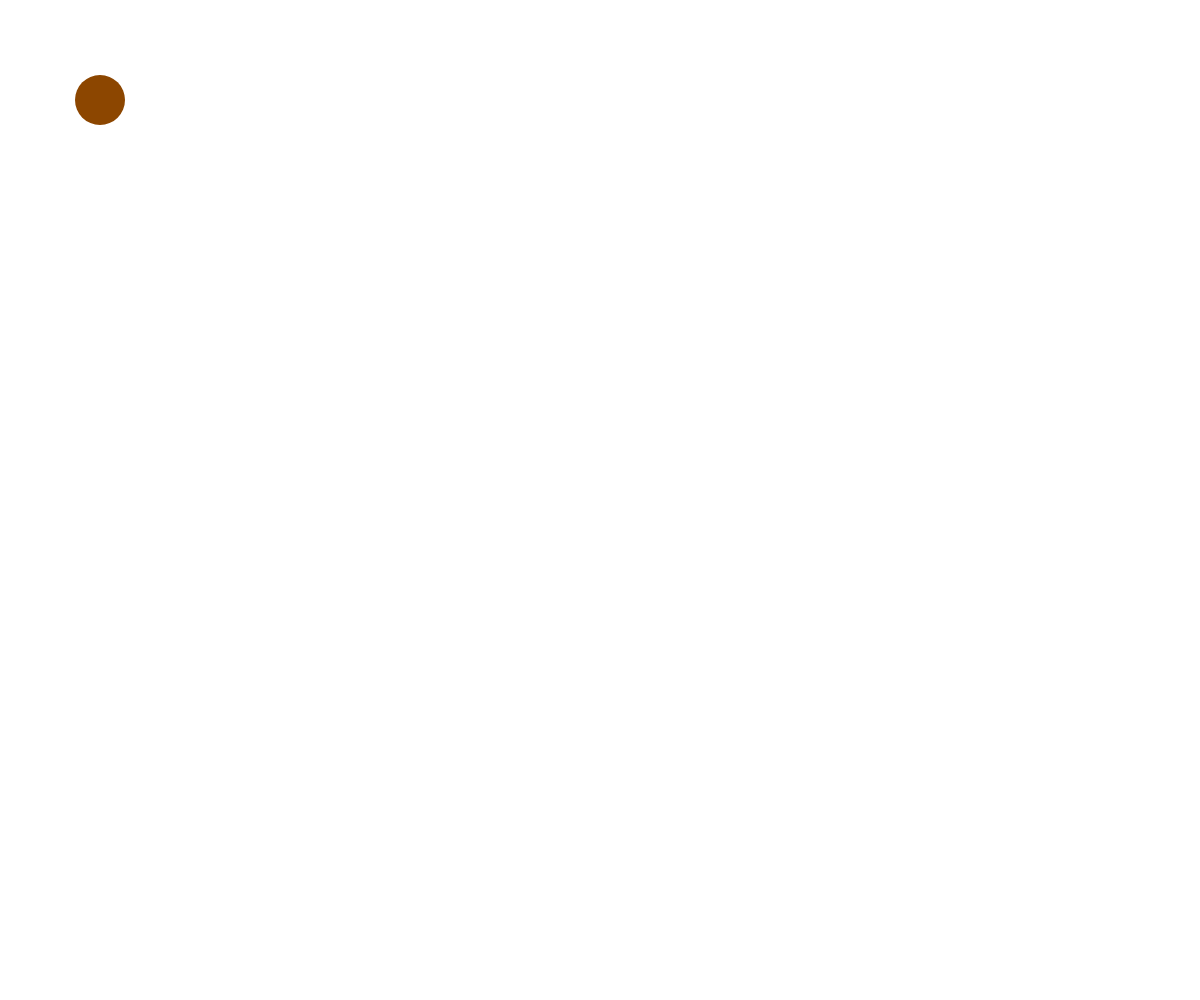
Frame 1 (no input)
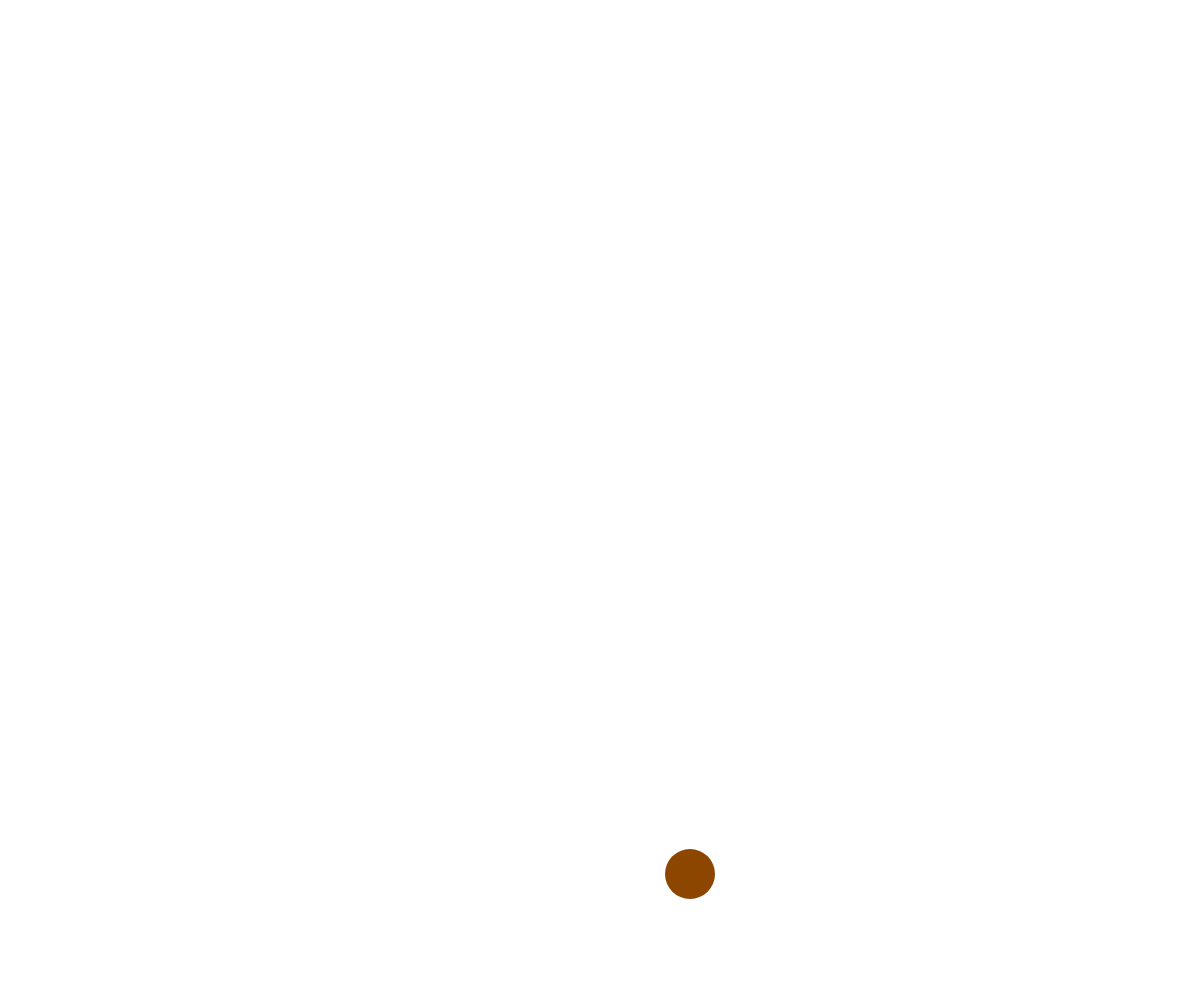
Frame 60 (no input)
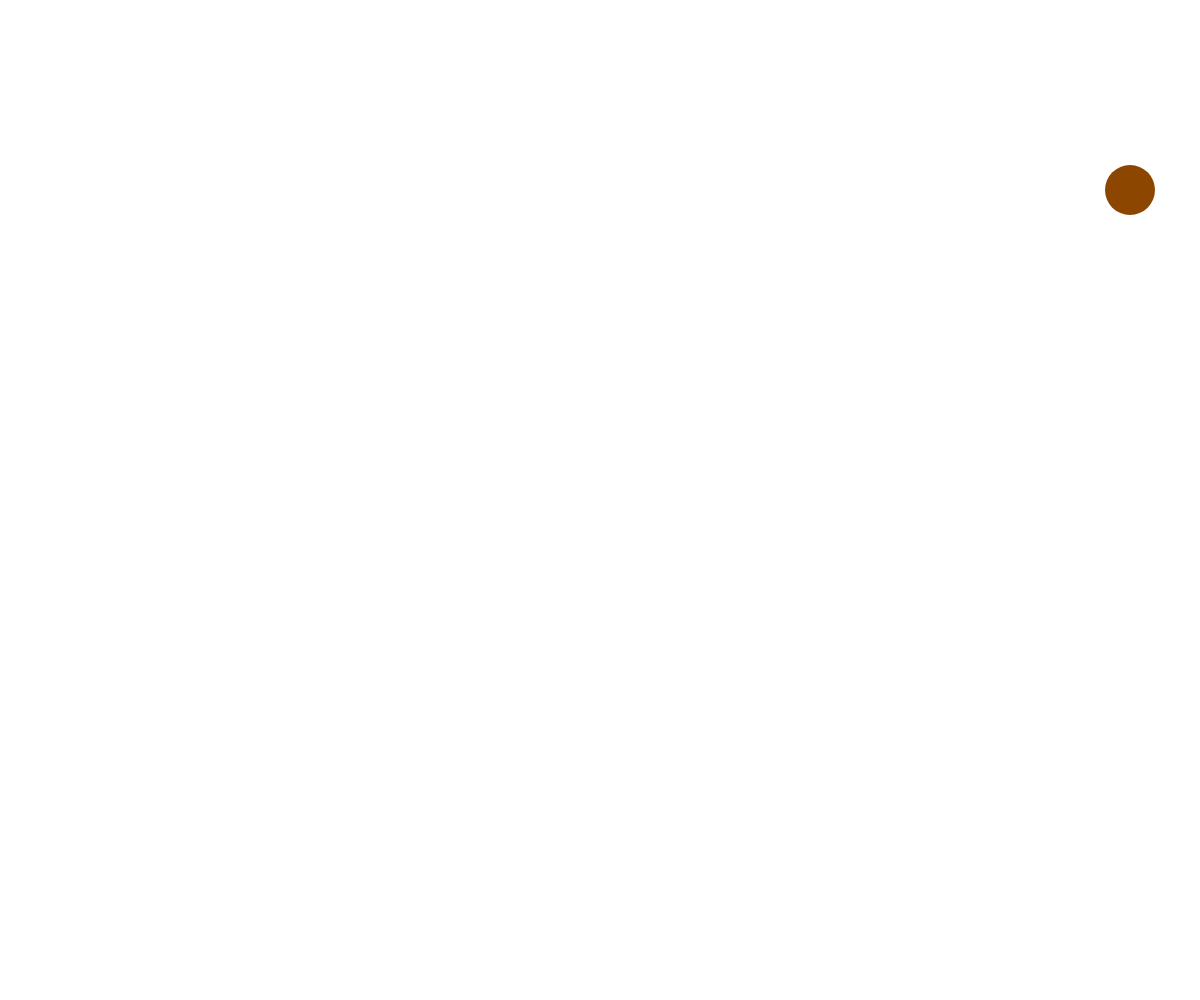
Frame 120 (the mouse pressed at the canvas centre since frame 60)

The p5.js sketch that drew these frames (run headless with seeded random() and noise() and a simulated clock; from frame 60 on, the mouse is pressed at the canvas centre):

// p5.js sketch
// ── sketch.js
// Academy of Art University
// WNM 498 Generative Art & Creative Code
//
// Ryan Berkey
// ryan@rybotron.com


var ball;

function setup(){
  createCanvas( windowWidth, windowHeight );

  // Assign ball using object literal notation with properties and methods that mimic a ball in the real world
  ball = {
    xPos: 100,
    yPos: 100,
    xSpeed: 10,
    ySpeed: 18,
    size: 50,
    color: color(140, 70, 0,  255), // p5.js color() creates an array of rgba
    type: "basketball",

    // The show method will draw our ball to the screen
    show: function(){
      noStroke();
      fill( this.color, this.color[3] ); // fill with our color, and the color[3] alpha
      ellipse(this.xPos, this.yPos, this.size, this.size);
    },

    // The move method will update the ball's position and check to see if it hits the floor or ceiling.
    move: function(){

      this.xPos += this.xSpeed;
      this.yPos += this.ySpeed;

      if ((this.xPos > width) || (this.xPos < 0)) {
        this.xSpeed *= -1;
      }
      if ((this.yPos > height) || (this.yPos < 0)) {
        this.ySpeed *= -1;
      }

    } 

  };

}

function draw(){

  background(255);

  // Call methods using property accessors (dot notation) to show and move the ball
  ball.show();
  ball.move();

}
